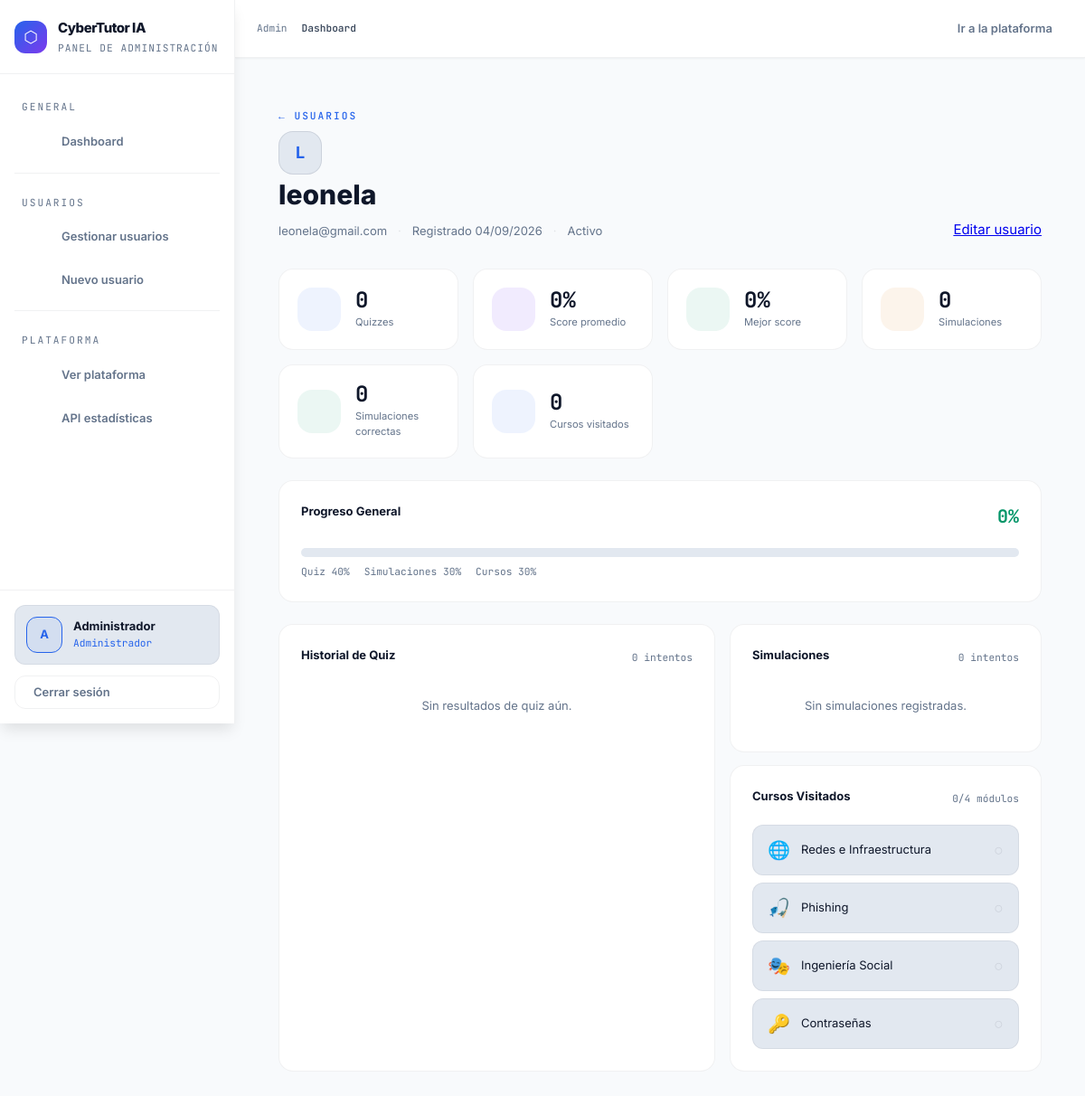
The page /admin/users/2/progress (signed in) on the database its author committed.
### app/models/user.py (models this page shows, shortened)
class User(db.Model, UserMixin):
    __tablename__ = 'user'
    id           = db.Column(db.Integer, primary_key=True)
    email        = db.Column(db.String(100), unique=True, nullable=False)
    password     = db.Column(db.String(255), nullable=False)
    name         = db.Column(db.String(100), default='')
    is_admin     = db.Column(db.Boolean, default=False)
    is_active    = db.Column(db.Boolean, default=True)
    created_at   = db.Column(db.DateTime, default=datetime.utcnow)
    last_login   = db.Column(db.DateTime, nullable=True)
    __table_args__ = (
        db.Index('ix_user_admin_active', 'is_admin', 'is_active'),
        db.Index('ix_user_created_at', 'created_at'),
        db.Index('ix_user_last_login', 'last_login'),
    )
    quiz_results       = db.relationship('QuizResult',       backref='user', lazy=True, cascade='all, delete-orphan')
    simulation_results = db.relationship('SimulationResult', backref='user', lazy=True, cascade='all, delete-orphan')
    course_visits      = db.relationship('CourseVisit',      backref='user', lazy=True, cascade='all, delete-orphan')
    @property
    def quiz_count(self):
        return len(self.quiz_results)
    @property
    def avg_quiz_score(self):
        if not self.quiz_results:
            return 0
        return round(sum(r.score for r in self.quiz_results) / len(self.quiz_results))
    @property
    def best_quiz_score(self):
        if not self.quiz_results:
            return 0
        return max(r.score for r in self.quiz_results)
    @property
    def simulation_count(self):
        return len(self.simulation_results)
    @property
    def simulation_correct(self):
        return sum(1 for r in self.simulation_results if r.is_correct)
    @property
    def courses_visited(self):
        return len(set(v.course_id for v in self.course_visits))
    @property
    def overall_progress(self):
        quiz_score   = self.avg_quiz_score * 0.4          # 40%
        sim_score    = (self.simulation_correct / max(self.simulation_count, 1)) * 100 * 0.3  # 30%
        course_score = min(self.courses_visited / 4, 1) * 100 * 0.3   # 30% (4 cursos total)
        return round(quiz_score + sim_score + course_score)

### app/routes/admin.py (the view)
@admin.route('/users/<int:user_id>/progress')
@login_required
@admin_required
def user_progress(user_id):
    user = User.query.get_or_404(user_id)
    quiz_results = QuizResult.query.filter_by(user_id=user_id)\
                    .order_by(QuizResult.created_at.desc()).all()
    sim_results = SimulationResult.query.filter_by(user_id=user_id)\
                    .order_by(SimulationResult.created_at.desc()).all()
    course_visits = CourseVisit.query.filter_by(user_id=user_id)\
                    .order_by(CourseVisit.visited_at.desc()).all()
    quiz_history = [
        {'date': r.created_at.strftime('%d/%m'), 'score': r.score}
        for r in reversed(quiz_results[:10])
    ]
    return render_template('admin/user_progress.html',
        user=user,
        quiz_results=quiz_results,
        sim_results=sim_results,
        course_visits=course_visits,
        quiz_history=quiz_history,
    )

### app/templates/admin/user_progress.html (shortened to what this page needs)
{% extends "base_admin.html" %}
{% block content %}
<div class="admin-page">
  <div class="admin-header">
    <div>
      <div class="admin-eyebrow">
        <a href="{{ url_for('admin.users') }}" class="admin-back">← Usuarios</a>
      </div>
      <h1 class="admin-title">
        <div class="user-avatar user-avatar-lg">{{ user.email[0].upper() }}</div>
        {{ user.name or user.email }}
      </h1>
      <div class="user-meta">
        <span>{{ user.email }}</span>
        <span class="dot">·</span>
        <span>Registrado {{ user.created_at.strftime('%d/%m/%Y') }}</span>
        <span class="dot">·</span>
        <span class="status-pill {% if user.is_active %}status-active{% else %}status-inactive{% endif %}">
          {{ 'Activo' if user.is_active else 'Inactivo' }}
        </span>
      </div>
    </div>
    <a href="{{ url_for('admin.edit_user', user_id=user.id) }}" class="btn btn-secondary">Editar usuario</a>
  </div>
  <div class="kpi-grid">
    <div class="kpi-card">
      <div class="kpi-icon kpi-blue"></div>
      <div class="kpi-content">
        <div class="kpi-num">{{ user.quiz_count }}</div>
        <div class="kpi-label">Quizzes</div>
      </div>
    </div>
    <div class="kpi-card">
      <div class="kpi-icon kpi-purple"></div>
      <div class="kpi-content">
        <div class="kpi-num">{{ user.avg_quiz_score }}%</div>
        <div class="kpi-label">Score promedio</div>
      </div>
    </div>
    <div class="kpi-card">
      <div class="kpi-icon kpi-green"></div>
      <div class="kpi-content">
        <div class="kpi-num">{{ user.best_quiz_score }}%</div>
        <div class="kpi-label">Mejor score</div>
      </div>
    </div>
    <div class="kpi-card">
      <div class="kpi-icon kpi-orange"></div>
      <div class="kpi-content">
        <div class="kpi-num">{{ user.simulation_count }}</div>
        <div class="kpi-label">Simulaciones</div>
      </div>
    </div>
    <div class="kpi-card">
      <div class="kpi-icon kpi-green"></div>
      <div class="kpi-content">
        <div class="kpi-num">{{ user.simulation_correct }}</div>
        <div class="kpi-label">Simulaciones correctas</div>
      </div>
    </div>
    <div class="kpi-card">
      <div class="kpi-icon kpi-blue"></div>
      <div class="kpi-content">
        <div class="kpi-num">{{ user.courses_visited }}</div>
        <div class="kpi-label">Cursos visitados</div>
      </div>
    </div>
  </div>
  <div class="admin-card" style="margin-bottom:1.5rem;">
    <div class="admin-card-header">
      <span class="admin-card-title">Progreso General</span>
      <span class="prog-pct">{{ user.overall_progress }}%</span>
    </div>
    <div class="prog-bar-outer">
    </div>
    <div class="prog-legend">
      <span>Quiz 40%</span>
      <span>Simulaciones 30%</span>
      <span>Cursos 30%</span>
    </div>
  </div>
  <div class="admin-row" style="grid-template-columns: 1.4fr 1fr;">
    <div class="admin-card">
      <div class="admin-card-header">
        <span class="admin-card-title"> Historial de Quiz</span>
        <span class="admin-card-sub">{{ quiz_results | length }} intentos</span>
      </div>
      {% if quiz_results %}
      <div class="mini-chart">
        {% for r in quiz_results[-10:] | reverse %}
        <div class="mc-bar-wrap" title="{{ r.score }}% — {{ r.created_at.strftime('%d/%m') }}">
          <div class="mc-bar {% if r.score >= 90 %}mc-green{% elif r.score >= 70 %}mc-blue{% elif r.score >= 50 %}mc-yellow{% else %}mc-red{% endif %}"
               style="height: {{ r.score }}%">
          </div>
          <div class="mc-label">{{ r.created_at.strftime('%d/%m') }}</div>
        </div>
        {% endfor %}
      </div>
      <div class="admin-table-wrap" style="margin-top:1.25rem;">
        <table class="admin-table">
          <thead><tr><th>Fecha</th><th>Score</th><th>Correctas</th><th>Nivel</th></tr></thead>
          <tbody>
            {% for r in quiz_results %}
            <tr>
              <td class="td-muted td-mono">{{ r.created_at.strftime('%d/%m/%Y %H:%M') }}</td>
              <td>
                <span class="score-pill {% if r.score >= 90 %}pill-green{% elif r.score >= 70 %}pill-blue{% elif r.score >= 50 %}pill-yellow{% else %}pill-red{% endif %}">
                  {{ r.score }}%
                </span>
              </td>
              <td class="td-muted td-mono">{{ r.correct }}/{{ r.total }}</td>
              <td class="td-muted">
                {% if r.score >= 90 %}Experto
                {% elif r.score >= 70 %}Avanzado
                {% elif r.score >= 50 %}Intermedio
                {% else %}Principiante{% endif %}
              </td>
            </tr>
            {% endfor %}
          </tbody>
        </table>
      </div>
      {% else %}
      <p class="admin-empty">Sin resultados de quiz aún.</p>
      {% endif %}
    </div>
    <div style="display:flex; flex-direction:column; gap:14px;">
      <div class="admin-card">
        <div class="admin-card-header">
          <span class="admin-card-title"> Simulaciones</span>
          <span class="admin-card-sub">{{ sim_results | length }} intentos</span>
        </div>
        {% if sim_results %}
        <div class="admin-table-wrap">
          <table class="admin-table">
            <thead><tr><th>Fecha</th><th>Escenario</th><th>Acción</th><th>Resultado</th><th>Puntos</th></tr></thead>
            <tbody>
              {% for r in sim_results %}
              <tr>
                <td class="td-muted td-mono" style="white-space:nowrap;">{{ r.created_at.strftime('%d/%m %H:%M') }}</td>
                <td class="td-muted td-mono">{{ r.scenario_id }}</td>
                <td class="td-muted">{{ r.action_taken }}</td>
                <td>
                  <span class="status-pill {% if r.is_correct %}status-active{% else %}status-inactive{% endif %}">
                    {{ '✓ Correcto' if r.is_correct else '✗ Incorrecto' }}
                  </span>
                </td>
                <td class="td-mono {% if r.points >= 75 %}text-success{% elif r.points >= 25 %}text-warning{% else %}text-danger{% endif %}">
                  {{ r.points }}
                </td>
              </tr>
              {% endfor %}
            </tbody>
          </table>
        </div>
        {% else %}
        <p class="admin-empty">Sin simulaciones registradas.</p>
        {% endif %}
      </div>
      <div class="admin-card">
        <div class="admin-card-header">
          <span class="admin-card-title"> Cursos Visitados</span>
          <span class="admin-card-sub">{{ user.courses_visited }}/4 módulos</span>
        </div>
        {% set all_courses = [
          ('redes', 'Redes e Infraestructura', '🌐'),
          ('phishing', 'Phishing', '🎣'),
          ('ingenieria', 'Ingeniería Social', '🎭'),
          ('contrasena', 'Contraseñas', '🔑'),
        ] %}
        {% set visited_ids = course_visits | map(attribute='course_id') | list %}
        <div class="course-check-list">
          {% for cid, cname, icon in all_courses %}
          <div class="cc-item {% if cid in visited_ids %}cc-done{% endif %}">
            <span class="cc-icon">{{ icon }}</span>
            <span class="cc-name">{{ cname }}</span>
            <span class="cc-status">{{ '✓' if cid in visited_ids else '○' }}</span>
          </div>
          {% endfor %}
        </div>
      </div>
    </div>
  </div>
</div>
{% endblock %}

### app/templates/base_admin.html (shortened to what this page needs)
<!DOCTYPE html>
<html lang="es" data-theme="light">
<head>
  <link rel="stylesheet" href="https://cdnjs.cloudflare.com/ajax/libs/tabler-icons/3.19.0/tabler-icons.min.css">
  <link rel="stylesheet" href="{{ url_for('static', filename='css/design-tokens.css') }}">
  <link rel="stylesheet" href="{{ url_for('static', filename='css/admin.css') }}">
</head>
<body>
<aside class="admin-sidebar" id="sidebar">
  <div class="sidebar-logo">
    <div class="logo-wrap">
      <div class="logo-icon">⬡</div>
      <div>
        <div class="logo-title">CyberTutor IA</div>
        <div class="logo-sub">Panel de administración</div>
      </div>
    </div>
  </div>
  <nav class="sidebar-nav">
    <span class="nav-section-label">General</span>
    <a href="{{ url_for('admin.dashboard') }}"
       class="nav-link {% if request.endpoint == 'admin.dashboard' %}active{% endif %}">
       Dashboard
    </a>
    <div class="nav-divider"></div>
    <span class="nav-section-label">Usuarios</span>
    <a href="{{ url_for('admin.users') }}"
       class="nav-link {% if request.endpoint in ['admin.users', 'admin.create_user', 'admin.edit_user'] %}active{% endif %}">
       Gestionar usuarios
    </a>
    <a href="{{ url_for('admin.create_user') }}" class="nav-link">
       Nuevo usuario
    </a>
    <div class="nav-divider"></div>
    <span class="nav-section-label">Plataforma</span>
    <a href="{{ url_for('main.home') }}" class="nav-link" target="_blank">
       Ver plataforma
    </a>
    <a href="{{ url_for('admin.api_stats') }}" class="nav-link" target="_blank">
       API estadísticas
    </a>
  </nav>
  <div class="sidebar-footer">
    <div class="admin-profile">
      <div class="profile-avatar">
        {{ current_user.email[0].upper() if current_user.is_authenticated else 'A' }}
      </div>
      <div>
        <div class="profile-name">
          {{ current_user.name or current_user.email if current_user.is_authenticated else 'Admin' }}
        </div>
        <div class="profile-role">Administrador</div>
      </div>
    </div>
    <a href="{{ url_for('auth.logout') }}" class="btn-logout">
       Cerrar sesión
    </a>
  </div>
</aside>
<main class="admin-main">
  <div class="admin-topnav">
    <div class="breadcrumb">
      <a href="{{ url_for('admin.dashboard') }}">Admin</a>
      <span class="current">{% block breadcrumb %}Dashboard{% endblock %}</span>
    </div>
    <div class="topnav-right">
      <a href="{{ url_for('main.home') }}" target="_blank"> Ir a la plataforma</a>
    </div>
  </div>
  <div class="admin-content">
    {% block content %}{% endblock %}
  </div>
</main>
</body>
</html>

### rows shown on the page
User: is_active+email "A", is_active+name "Administrador"
User: email "L", name "leonela", email "leonela@gmail.com", created_at "04/09/2026", is_active "Activo"

### other values the page prints
{{ user.quiz_count }} "0"
{{ user.avg_quiz_score }} "0"
{{ user.best_quiz_score }} "0"
{{ user.simulation_count }} "0"
{{ user.simulation_correct }} "0"
{{ user.courses_visited }} "0"
{{ user.overall_progress }} "0"
{{ quiz_results | length }} "0"
{{ sim_results | length }} "0"
{{ icon }} "🌐" "🎣" "🎭" "🔑"
{{ cname }} "Redes e Infraestructura" "Phishing" "Ingeniería Social" "Contraseñas"
